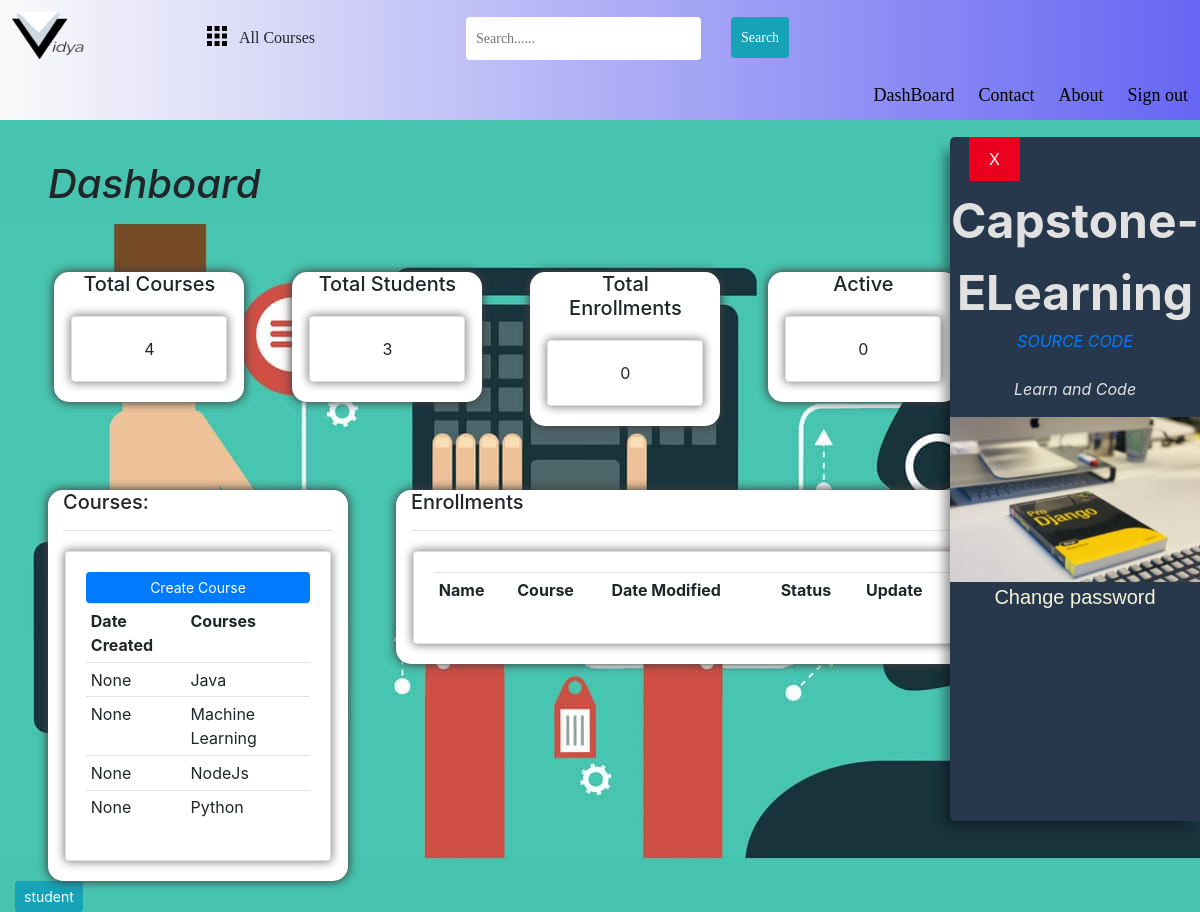
The app's page /home/ (signed in) with its own data.
### Elearn/models.py (models this page shows, shortened)
class Subject(models.Model):
    title = models.CharField(max_length=200)
    slug = models.SlugField()
    photo = models.ImageField(null=True)
    date_created = models.DateField(auto_now_add=True,null=True)
    class Meta:
        ordering = ['title']

### Elearn/views.py (the view)
# urls.py: path('home/', views.home,name='home'),
def home(request):
    if request.session.has_key('uid'):
        subjects = Subject.objects.all()
        students = Student.objects.all()
        enrolls = Enroll.objects.all()
        total_courses = subjects.count()
        total_students = students.count()
        active = Enroll.objects.filter(status="Active").count()
        total_enrolls = enrolls.count()
        stucourse_enrolls=""
        searchfilter=""
        if request.user.is_staff:
            userr = User.objects.get(username=request.user)
        else:
            print(request.user)
            userr = Student.objects.get(User_Name=request.user)
            stucourse_enrolls =  userr.enroll_set.all()
        context = {'subjects':subjects,'students':students,'enrolls':enrolls,'total_courses':total_courses,'total_students':total_students,'active':active,'total_enrolls':total_enrolls,'userr':userr,'stucourse_enrolls':stucourse_enrolls}
        return render(request,'dash.html',context)
    else:
        return redirect('login')

### templates/dash.html (shortened to what this page needs)
{% extends "index.html" %}
{% load static %}
{%block dash%}
    {% if userr.is_staff %}
    <i><h1 style="margin:1em 0em 0em 1.2em;">Dashboard</h1></i>
    <div class = "container" style="margin-top:1em;margin-left: 0.4em;" >
        <div class="row">
            <div class="dash-list text-center col-md-2">
            <h5>Total Courses</h5>
            <div class="card card-body text-center">
                {{total_courses}}
            </div>
        </div>
        <div class="dash-list text-center col-md-2">
            <h5>Total Students</h5>
            <div class="card card-body text-center">
                {{total_students}}
            </div>
        </div>
        <div class="dash-list text-center col-md-2">
            <h5>Total Enrollments</h5>
            <div class="card card-body text-center">
                {{total_enrolls}}
            </div>
        </div>
        <div class="dash-list text-center col-md-2">
            <h5>Active</h5>
            <div class="card card-body text-center">
                {{active}}
            </div>
        </div>
    </div>
  </div>
  <div class = "container-fluid" style="margin-top:1em;" >
    <div class="row">
      <div class="dash-list col-md-3">
        <h5>Courses:</h5>
        <hr>
        <div class="card card-body">
          <a class="btn btn-primary  btn-sm btn-block" href="{% url 'create_course'%}">Create Course</a>
          <table class="table table-sm">
            <tr>
              <th>Date Created</th>
              <th>Courses</th>
            </tr>
            {%for course in subjects%}
              <tr>
                <td>{{course.date_created}}</td>
                <td>{{course.title}}</td>
              </tr>
            {%endfor%}
          </table>
        </div>
      </div>
      <div class="dash-list col-md-7">
        <h5>Enrollments</h5>
        <hr>
        <div class="card card-body">
          <table class="table table-sm">
            <tr>
              <th>Name</th>
              <th>Course</th>
              <th>Date Modified</th>
              <th>Status</th>
              <th>Update</th>
              <th>Remove</th>
            </tr>
          </table>
        </div>
      </div>
    </div>
    <a class="btn btn-info btn-sm" href="{% url 'student'%}">student</a>
  </div>
  {% endif %}
{%endblock%}

### static/css/base.css (style rules this page uses)
.card { margin: 20px 2px 20px 2px; box-shadow:0px 0px 10px 1px grey; border-radius: 5px; padding-bottom:20px ; }
.dash-list { box-shadow:0px 0px 10px 1px rgb(63, 63, 63); border-radius: 15px; margin: 3em 0em 0em 3em ; width: 100px; height: 100%; background: rgb(255, 255, 255); }

### records on screen
Subject: date_created "None", title "Java"
Subject: date_created "None", title "Machine Learning"
Subject: date_created "None", title "NodeJs"
Subject: date_created "None", title "Python"

### other values on screen
{{ total_courses }} "4"
{{ total_students }} "3"
{{ total_enrolls }} "0"
{{ active }} "0"
